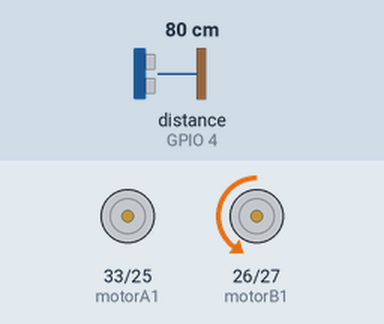
This sketch was run on a simulated ESP32. Parts: motor-driver pin pairs drawn as motors (green arrow = first pin HIGH = forward, orange = second pin HIGH = backward, longer = more drive, scaled by the enable pin). Wiring (inferred from the names in the program): ultrasonic range finder: trigger GPIO 0; echo GPIO 4. The test bench sets the inputs (shaded band); at power-on: distance to the obstacle (sensor on GPIO 4) 80 cm. The echo pulse lasts 58.3 µs per cm.

Above: at 1.2 s.
1.3 s: distance to the obstacle (sensor on GPIO 4) set to 22 cm
2.8 s: distance to the obstacle (sensor on GPIO 4) set to 17 cm
At 4.0 s:
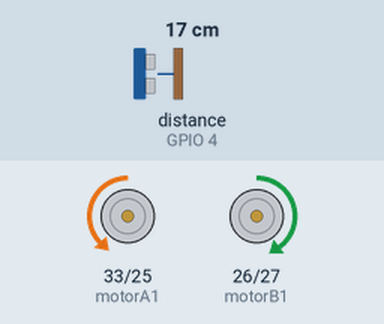
4.3 s: distance to the obstacle (sensor on GPIO 4) set to 11 cm
5.8 s: distance to the obstacle (sensor on GPIO 4) set to 8 cm
At 6.5 s:
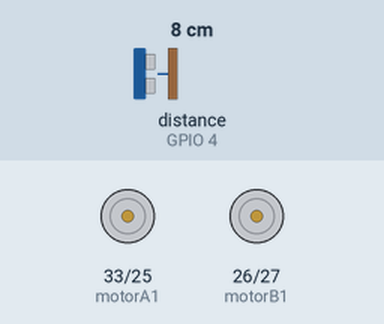
7.3 s: distance to the obstacle (sensor on GPIO 4) set to 6 cm
8.8 s: distance to the obstacle (sensor on GPIO 4) set to 3 cm
At 10.0 s:
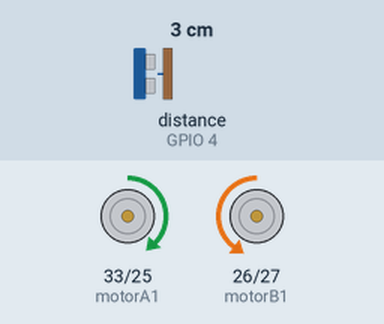
Timing chart, 0 to 11.3 s (numbered marks = the images above; inputs shaded):
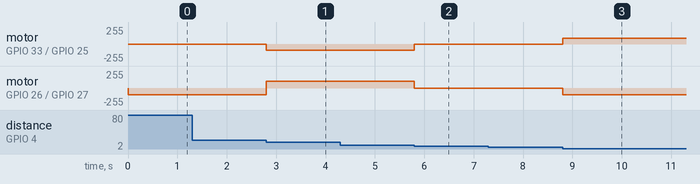

Measured:
- the behaviour switches between 20 and 19 cm on distance to the obstacle (sensor on GPIO 4) (found by bisection; images 0 and 1)
- the behaviour switches between 10 and 9 cm on distance to the obstacle (sensor on GPIO 4) (found by bisection; images 1 and 2)
- the behaviour switches between 5 and 4 cm on distance to the obstacle (sensor on GPIO 4) (found by bisection; images 2 and 3)
- after the input at 1.3 s, every drawn part: stays the same
- after the input at 2.8 s, motor on GPIO 33 (motorA1) / GPIO 25 (motorA2): stopped → backward 90/255 at once; motor on GPIO 26 (motorB1) / GPIO 27 (motorB2): backward 100/255 → forward 100/255 at once
- after the input at 4.3 s, every drawn part: stays the same
- after the input at 5.8 s, motor on GPIO 33 (motorA1) / GPIO 25 (motorA2): backward 90/255 → stopped at once; motor on GPIO 26 (motorB1) / GPIO 27 (motorB2): forward 100/255 → stopped at once
- after the input at 7.3 s, every drawn part: stays the same
- after the input at 8.8 s, motor on GPIO 33 (motorA1) / GPIO 25 (motorA2): stopped → forward 90/255 at once; motor on GPIO 26 (motorB1) / GPIO 27 (motorB2): stopped → backward 100/255 at once

The sketch:

FollowmeMode.ino
```cpp
//Motor A
int motorA1 = 33;
int motorA2 = 25;
int motorAenb = 32;
#define motorArpm 90 //Any value between 0 and 255

//Motor B
int motorB1 = 26;
int motorB2 = 27;
int motorBenb = 14;
#define motorBrpm 100 //Any value between 0 and 255

//Ultrasonic Sensor
const int trigPin = 0;
const int echoPin = 4;

//Define Variables
long duration;
int distance;

void setup(){
  pinMode(motorA1, OUTPUT);
  pinMode(motorA2, OUTPUT);
  pinMode(motorAenb, OUTPUT);
  pinMode(motorB1, OUTPUT);
  pinMode(motorB2, OUTPUT);
  pinMode(motorBenb, OUTPUT);

  pinMode(trigPin, OUTPUT);
  pinMode(echoPin, INPUT);
}

void loop(){
  digitalWrite(trigPin , HIGH);
  delayMicroseconds(1000);
  digitalWrite(trigPin , LOW);

  duration = pulseIn(echoPin , HIGH);
  distance = (duration/2) / 28.5;

  if(distance < 5)
  {
    digitalWrite(motorA1, HIGH);
    digitalWrite(motorA2, LOW);
    analogWrite(motorAenb, motorArpm);
    digitalWrite(motorB1, LOW);
    digitalWrite(motorB2, HIGH);
    analogWrite(motorBenb, motorBrpm);
  }

  if(distance > 5 && distance < 10)
  {
    analogWrite(motorAenb, 0);
    analogWrite(motorBenb, 0);
  }

  if(distance > 10 && distance < 20){
    digitalWrite(motorA1, LOW);
    digitalWrite(motorA2, HIGH);
    analogWrite(motorAenb, motorArpm);
    digitalWrite(motorB1, HIGH);
    digitalWrite(motorB2, LOW);
    analogWrite(motorBenb, motorBrpm);
  }

  if(distance > 20)
  {
    digitalWrite(motorB1, LOW);
    digitalWrite(motorB2, HIGH);
    analogWrite(motorBenb, motorBrpm);
  }
}
```
